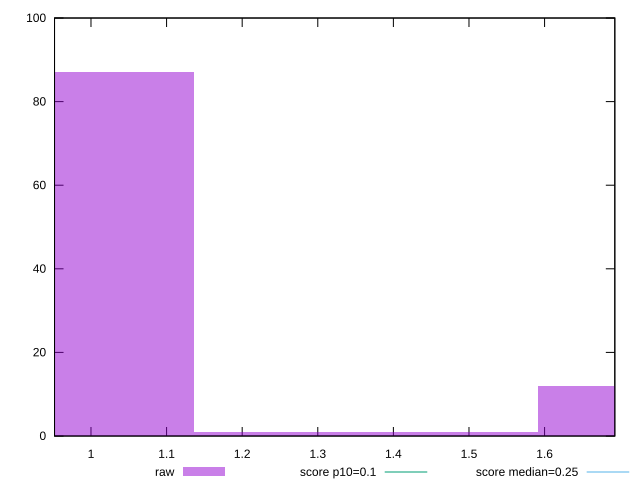

Recreate this plot in gnuplot.
reset

$raw <<EOF
0.9089951170534946 87
1.363492675580242 1
1.8179902341069891 12
EOF

set key outside below
set boxwidth 0.4544975585267473
set xrange [0.9517913771735298:1.6929032457139759]
set yrange [0:100]
set trange [0:100]
set style fill transparent solid 0.5 noborder

set parametric
set terminal svg size 640, 490 enhanced background rgb 'white'
set output "report_00013_2021-02-09T12-04-24.940Z/cumulative-layout-shift/samples/pages+cached/raw/histogram.svg"

plot $raw title "raw" with boxes, \
     0.1,t title "score p10=0.1", \
     0.25,t title "score median=0.25"

reset
